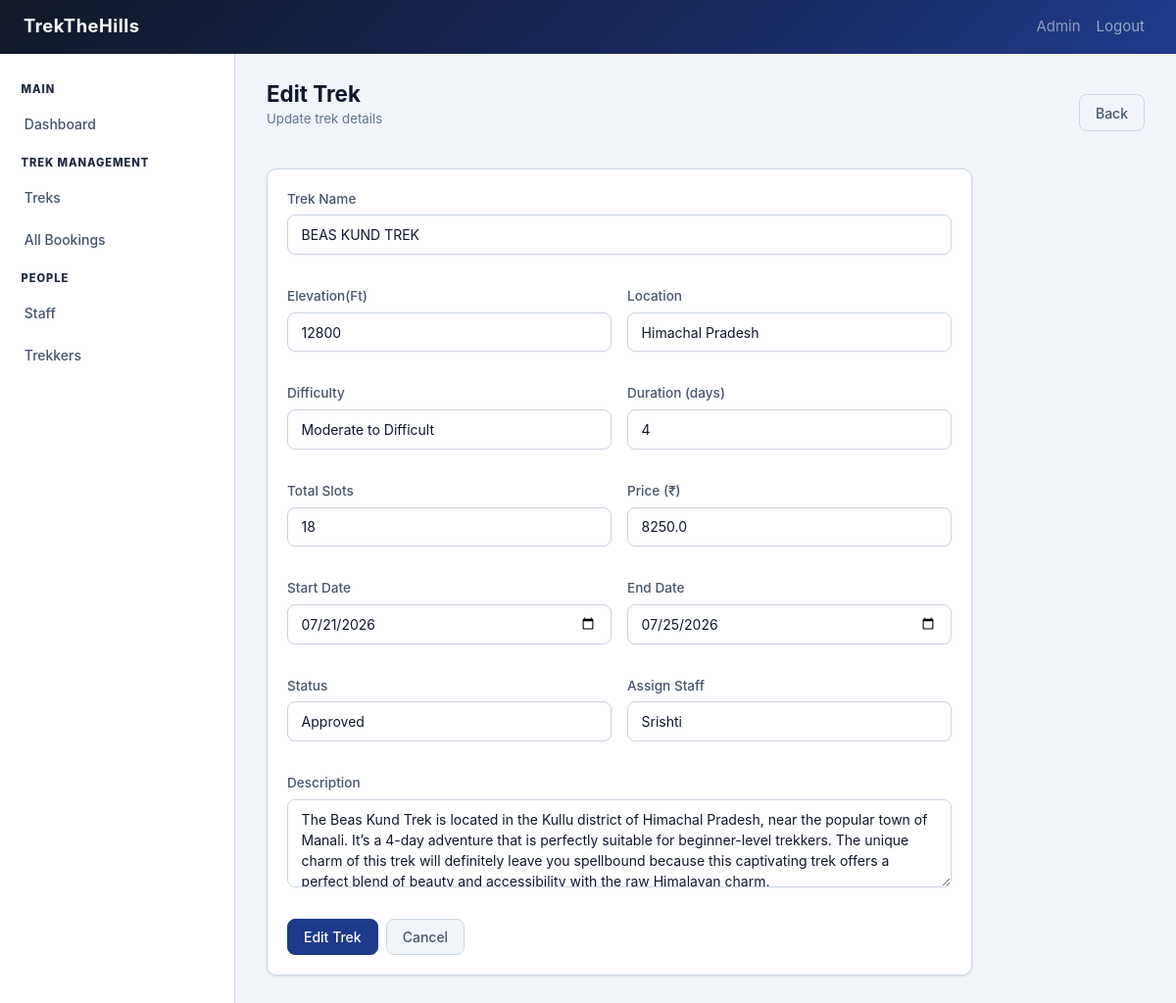
The page /admin/treks/5/edit (signed in) on the database as committed earlier.
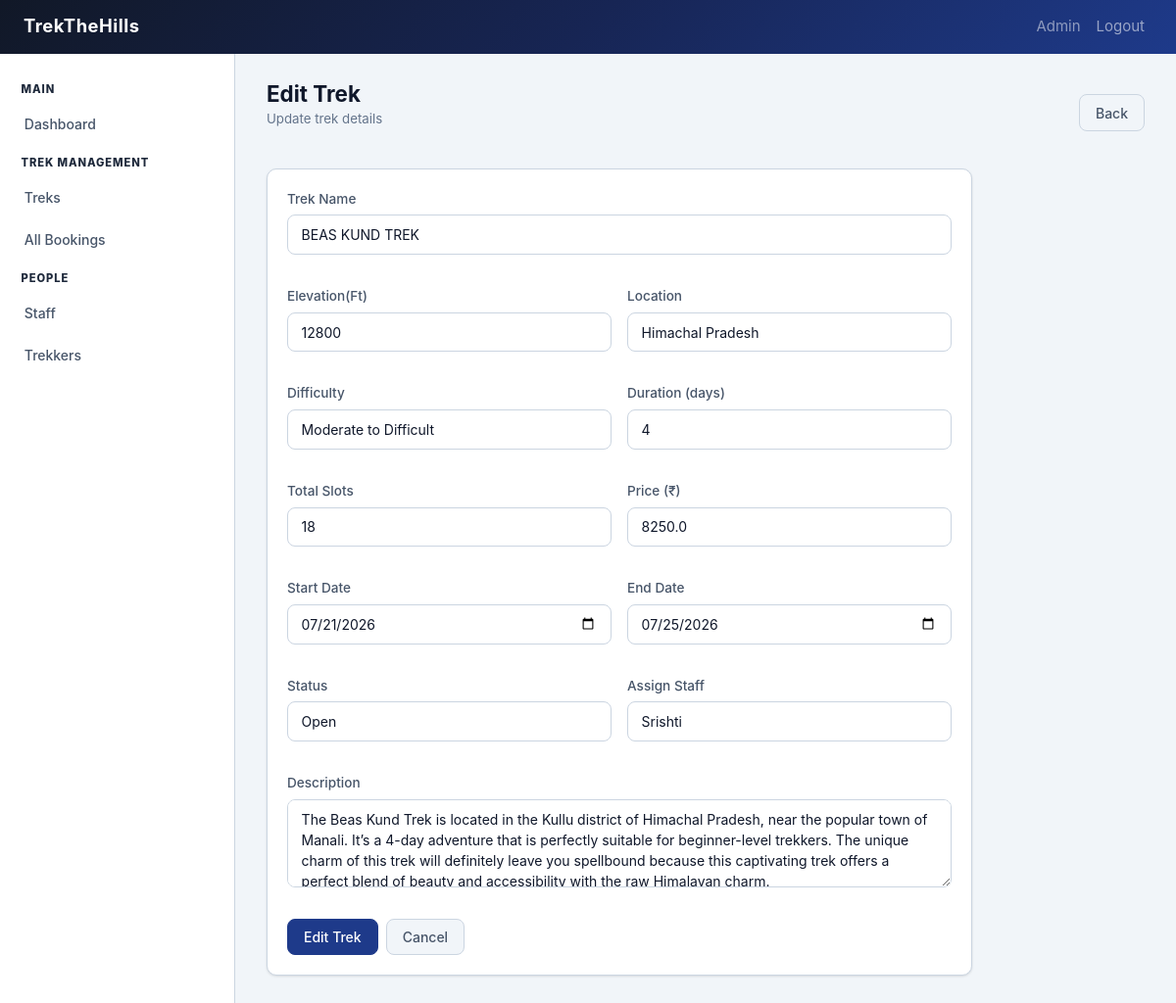
The same page on the database as committed later.
### models.py (models this page shows, shortened)
class Trek(db.Model):
    __tablename__ = 'treks'
    id = db.Column(db.Integer, primary_key=True)
    name = db.Column(db.String(150), nullable=False)
    location = db.Column(db.String(150), nullable=False)
    difficulty = db.Column(db.String(20), nullable=False)
    duration_days = db.Column(db.Integer, nullable=False)
    total_slots = db.Column(db.Integer, nullable=False)
    altitude = db.Column(db.Integer, nullable = False)
    available_slots = db.Column(db.Integer, nullable=False)
    status = db.Column(db.String(20), nullable=False, default='Pending')
    start_date = db.Column(db.Date, nullable=False)
    end_date = db.Column(db.Date, nullable=False)
    description = db.Column(db.Text, nullable=True)
    price = db.Column(db.Float, nullable=False, default=0.0)
    assigned_staff_id = db.Column(db.Integer, db.ForeignKey('users.id'), nullable=True)
    created_at = db.Column(db.DateTime, default=datetime.utcnow)
    bookings = db.relationship('Booking', backref='trek', lazy=True)

class User(UserMixin, db.Model):
    __tablename__ = 'users'
    id = db.Column(db.Integer, primary_key=True)
    username = db.Column(db.String(80), unique=True, nullable=False)
    email = db.Column(db.String(120), unique=True, nullable=False)
    full_name = db.Column(db.String(120), nullable=False)
    password_hash = db.Column(db.String(256), nullable=False)
    role = db.Column(db.String(20), nullable=False, default='user')
    phone = db.Column(db.String(20), nullable=True)
    is_blacklisted = db.Column(db.Boolean, default=False)
    is_approved = db.Column(db.Boolean, default=False)
    created_at = db.Column(db.DateTime, default=datetime.utcnow)
    bookings = db.relationship('Booking', backref='user', lazy=True, foreign_keys='Booking.user_id')
    assigned_treks = db.relationship('Trek', backref='assigned_staff', lazy=True, foreign_keys='Trek.assigned_staff_id')

### admin.py (the view, shortened to what this page needs)
@admin_bp.route('/treks/<int:trek_id>/edit', methods=['GET', 'POST'])
@login_required
@admin_required
def edit_trek(trek_id):
    trek = Trek.query.get_or_404(trek_id)
    staff_list = User.query.filter_by(role='staff', is_approved=True, is_blacklisted=False).all()
    return render_template('admin/trek_form.html', trek=trek, staff_list=staff_list, action='Edit')

### app.py (called while the page is built)
@login_manager.user_loader
def load_user(user_id):
    return User.query.get(int(user_id))

### templates/admin/trek_form.html (shortened to what the changed rows need)
{% extends 'base.html' %}
{% block content %}
<div class="page-header">
  <div>
    <h1 class="page-title">{{ action }} Trek</h1>
  </div>
</div>
<div class="card" style="max-width:720px;">
  <div class="card-body">
    <form method="POST">
      <div style="display:grid; grid-template-columns:1fr 1fr; gap:1rem;">
        <div class="form-group" style="grid-column:1/-1;">
          <label class="form-label">Trek Name</label>
          <input type="text" name="name" id="trek-name" class="form-control"
                 value="{{ trek.name if trek else '' }}" required>
        </div>
        <div class="form-group">
          <label class="form-label">Elevation(Ft)</label>
          <input type="number" name="altitude" id="trek-altitude" class="form-control"
                 value="{{ trek.altitude if trek else ''}}" required>
        </div>
        <div class="form-group">
          <label class="form-label">Location</label>
          <input type="text" name="location" id="trek-location" class="form-control"
                 value="{{ trek.location if trek else '' }}" required>
        </div>
        <div class="form-group">
          <label class="form-label">Difficulty</label>
          <select name="difficulty" id="trek-difficulty" class="form-select" required>
            {% for level in ['Easy to Moderate', 'Moderate to Difficult', 'Challenging'] %}
            <option value="{{ level }}" {% if trek and trek.difficulty == level %}selected{% endif %}>{{ level }}</option>
            {% endfor %}
          </select>
        </div>
        <div class="form-group">
          <label class="form-label">Duration (days)</label>
          <input type="number" name="duration_days" id="trek-duration" class="form-control" min="1"
                 value="{{ trek.duration_days if trek else '' }}" required>
        </div>
        <div class="form-group">
          <label class="form-label">Total Slots</label>
          <input type="number" name="total_slots" id="trek-slots" class="form-control" min="1"
                 value="{{ trek.total_slots if trek else '' }}" required>
        </div>
        <div class="form-group">
          <label class="form-label">Price (&#8377;)</label>
          <input type="number" name="price" id="trek-price" class="form-control" min="0" step="0.01"
                 value="{{ trek.price if trek else '0' }}">
        </div>
        <div class="form-group">
          <label class="form-label">Start Date</label>
          <input type="date" name="start_date" id="trek-start" class="form-control"
                 value="{{ trek.start_date.strftime('%Y-%m-%d') if trek else '' }}" required>
        </div>
        <div class="form-group">
          <label class="form-label">End Date</label>
          <input type="date" name="end_date" id="trek-end" class="form-control"
                 value="{{ trek.end_date.strftime('%Y-%m-%d') if trek else '' }}" required>
        </div>
        {% if action == 'Edit' %}
        <div class="form-group">
          <label class="form-label">Status</label>
          <select name="status" id="trek-status" class="form-select">
            {% for s in ['Pending', 'Approved', 'Open', 'Close', 'Completed'] %}
            <option value="{{ s }}" {% if trek.status == s %}selected{% endif %}>{{ s }}</option>
            {% endfor %}
          </select>
        </div>
        {% endif %}
        <div class="form-group">
          <label class="form-label">Assign Staff</label>
          <select name="assigned_staff_id" id="trek-staff" class="form-select">
            {% for s in staff_list %}
            <option value="{{ s.id }}" {% if trek and trek.assigned_staff_id == s.id %}selected{% endif %}>
              {{ s.full_name }}
            </option>
            {% endfor %}
          </select>
        </div>
        <div class="form-group" style="grid-column:1/-1;">
          <label class="form-label">Description </label>
          <textarea name="description" id="trek-description" class="form-control" placeholder="Trek overview, highlights, what to bring...">{{ trek.description if trek else '' }}</textarea>
        </div>
      </div>
    </form>
  </div>
</div>
{% endblock %}

Rows that differ between the two databases and show on the page:
changed Trek "BEAS KUND TREK": status "Approved" → "Open"
